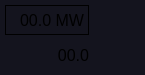
      <widget class="QFrame" name="status_TCAV0_3">
       <property name="geometry">
        <rect>
         <x>145</x>
         <y>280</y>
         <width>145</width>
         <height>60</height>
        </rect>
       </property>
       <property name="font">
        <font>
         <pointsize>12</pointsize>
        </font>
       </property>
       <property name="styleSheet">
        <string notr="true">background-color: rgb(20, 20, 30);</string>
       </property>
       <property name="frameShape">
        <enum>QFrame::NoFrame</enum>
       </property>
       <property name="frameShadow">
        <enum>QFrame::Plain</enum>
       </property>
       <layout class="QGridLayout" name="gridLayout_16">
        <property name="leftMargin">
         <number>5</number>
        </property>
        <property name="topMargin">
         <number>5</number>
        </property>
        <property name="rightMargin">
         <number>5</number>
        </property>
        <property name="bottomMargin">
         <number>5</number>
        </property>
        <property name="spacing">
         <number>5</number>
        </property>
        <item row="0" column="0">
         <widget class="PyDMLabel" name="pwr_gun_9">
          <property name="font">
           <font>
            <pointsize>12</pointsize>
           </font>
          </property>
          <property name="toolTip">
           <string/>
          </property>
          <property name="styleSheet">
           <string notr="true">PyDMLabel {
  border-radius: 2px;
}
PyDMLabel[alarmSensitiveBorder=&quot;true&quot;][alarmSeverity=&quot;0&quot;] {
  background-color: rgb(0,0,10);
  color: rgb(144,194,255);
}
PyDMLabel[alarmSensitiveBorder=&quot;true&quot;][alarmSeverity=&quot;1&quot;] {
  background-color: rgb(0,0,10);
  color: rgb(255,255,0);
}

PyDMLabel[alarmSensitiveBorder=&quot;true&quot;][alarmSeverity=&quot;2&quot;] {
  background-color: rgb(255,0,0);
  color: rgb(255,255,255);
}

PyDMLabel[alarmSensitiveBorder=&quot;true&quot;][alarmSeverity=&quot;3&quot;] {
  background-color: rgb(192,0,255);
  color: rgb(255,255,0);
}

PyDMLabel[alarmSensitiveBorder=&quot;true&quot;][alarmSeverity=&quot;4&quot;] {
  color: rgb(218,218,218);
  background-color: rgb(25,25,25);
}</string>
          </property>
          <property name="frameShape">
           <enum>QFrame::Box</enum>
          </property>
          <property name="frameShadow">
           <enum>QFrame::Plain</enum>
          </property>
          <property name="text">
           <string>00.0 MW</string>
          </property>
          <property name="alignment">
           <set>Qt::AlignRight|Qt::AlignTrailing|Qt::AlignVCenter</set>
          </property>
          <property name="margin">
           <number>3</number>
          </property>
          <property name="precision" stdset="0">
           <number>1</number>
          </property>
          <property name="showUnits" stdset="0">
           <bool>true</bool>
          </property>
          <property name="precisionFromPV" stdset="0">
           <bool>false</bool>
          </property>
          <property name="alarmSensitiveContent" stdset="0">
           <bool>false</bool>
          </property>
          <property name="alarmSensitiveBorder" stdset="0">
           <bool>true</bool>
          </property>
          <property name="PyDMToolTip" stdset="0">
           <string/>
          </property>
          <property name="channel" stdset="0">
           <string>ACCL:LI10:51:POWER_W0CH0</string>
          </property>
          <property name="enableRichText" stdset="0">
           <bool>false</bool>
          </property>
         </widget>
        </item>
        <item row="0" column="2">
         <widget class="PyDMByteIndicator" name="PyDMByteIndicator_25">
          <property name="minimumSize">
           <size>
            <width>20</width>
            <height>30</height>
           </size>
          </property>
          <property name="maximumSize">
           <size>
            <width>20</width>
            <height>30</height>
           </size>
          </property>
          <property name="toolTip">
           <string/>
          </property>
          <property name="channel" stdset="0">
           <string>KLYS:LI10:51:AFBST</string>
          </property>
          <property name="offColor" stdset="0">
           <color>
            <red>255</red>
            <green>0</green>
            <blue>0</blue>
           </color>
          </property>
          <property name="showLabels" stdset="0">
           <bool>false</bool>
          </property>
          <property name="circles" stdset="0">
           <bool>true</bool>
          </property>
         </widget>
        </item>
        <item row="1" column="2">
         <widget class="PyDMByteIndicator" name="PyDMByteIndicator_26">
          <property name="minimumSize">
           <size>
            <width>20</width>
            <height>30</height>
           </size>
          </property>
          <property name="maximumSize">
           <size>
            <width>20</width>
            <height>30</height>
           </size>
          </property>
          <property name="toolTip">
           <string/>
          </property>
          <property name="channel" stdset="0">
           <string>KLYS:LI10:51:PFBST</string>
          </property>
          <property name="offColor" stdset="0">
           <color>
            <red>255</red>
            <green>0</green>
            <blue>0</blue>
           </color>
          </property>
          <property name="showLabels" stdset="0">
           <bool>false</bool>
          </property>
          <property name="circles" stdset="0">
           <bool>true</bool>
          </property>
         </widget>
        </item>
        <item row="0" column="3">
         <widget class="PyDMByteIndicator" name="PyDMByteIndicator_27">
          <property name="minimumSize">
           <size>
            <width>20</width>
            <height>30</height>
           </size>
          </property>
          <property name="maximumSize">
           <size>
            <width>20</width>
            <height>30</height>
           </size>
          </property>
          <property name="toolTip">
           <string/>
          </property>
          <property name="channel" stdset="0">
           <string>KLYS:LI10:51:SFB_PDIS</string>
          </property>
          <property name="offColor" stdset="0">
           <color>
            <red>255</red>
            <green>0</green>
            <blue>0</blue>
           </color>
          </property>
          <property name="showLabels" stdset="0">
           <bool>false</bool>
          </property>
          <property name="circles" stdset="0">
           <bool>true</bool>
          </property>
         </widget>
        </item>
        <item row="1" column="0">
         <widget class="PyDMLabel" name="phi_gun_10">
          <property name="font">
           <font>
            <pointsize>12</pointsize>
           </font>
          </property>
          <property name="toolTip">
           <string/>
          </property>
          <property name="styleSheet">
           <string notr="true">PyDMLabel {
  border-radius: 2px;
}
PyDMLabel[alarmSensitiveBorder=&quot;true&quot;][alarmSeverity=&quot;0&quot;] {
  background-color: rgb(0,0,10);
  color: rgb(144,194,255);
}
PyDMLabel[alarmSensitiveBorder=&quot;true&quot;][alarmSeverity=&quot;1&quot;] {
  background-color: rgb(0,0,10);
  color: rgb(255,255,0);
}

PyDMLabel[alarmSensitiveBorder=&quot;true&quot;][alarmSeverity=&quot;2&quot;] {
  background-color: rgb(255,0,0);
  color: rgb(255,255,255);
}

PyDMLabel[alarmSensitiveBorder=&quot;true&quot;][alarmSeverity=&quot;3&quot;] {
  background-color: rgb(192,0,255);
  color: rgb(255,255,0);
}

PyDMLabel[alarmSensitiveBorder=&quot;true&quot;][alarmSeverity=&quot;4&quot;] {
  color: rgb(218,218,218);
  background-color: rgb(25,25,25);
}</string>
          </property>
          <property name="text">
           <string>00.0</string>
          </property>
          <property name="alignment">
           <set>Qt::AlignRight|Qt::AlignTrailing|Qt::AlignVCenter</set>
          </property>
          <property name="margin">
           <number>3</number>
          </property>
          <property name="precision" stdset="0">
           <number>1</number>
          </property>
          <property name="showUnits" stdset="0">
           <bool>false</bool>
          </property>
          <property name="precisionFromPV" stdset="0">
           <bool>false</bool>
          </property>
          <property name="alarmSensitiveContent" stdset="0">
           <bool>true</bool>
          </property>
          <property name="alarmSensitiveBorder" stdset="0">
           <bool>true</bool>
          </property>
          <property name="PyDMToolTip" stdset="0">
           <string/>
          </property>
          <property name="channel" stdset="0">
           <string>ACCL:LI10:51:PHASE_W0CH0</string>
          </property>
          <property name="enableRichText" stdset="0">
           <bool>false</bool>
          </property>
         </widget>
        </item>
        <item row="1" column="3">
         <widget class="PyDMByteIndicator" name="PyDMByteIndicator_28">
          <property name="minimumSize">
           <size>
            <width>20</width>
            <height>30</height>
           </size>
          </property>
          <property name="maximumSize">
           <size>
            <width>20</width>
            <height>30</height>
           </size>
          </property>
          <property name="toolTip">
           <string/>
          </property>
          <property name="channel" stdset="0">
           <string>KLYS:LI10:51:SFB_ADIS</string>
          </property>
          <property name="offColor" stdset="0">
           <color>
            <red>255</red>
            <green>0</green>
            <blue>0</blue>
           </color>
          </property>
          <property name="showLabels" stdset="0">
           <bool>false</bool>
          </property>
          <property name="circles" stdset="0">
           <bool>true</bool>
          </property>
         </widget>
        </item>
        <item row="0" column="1">
         <spacer name="horizontalSpacer_8">
          <property name="orientation">
           <enum>Qt::Horizontal</enum>
          </property>
          <property name="sizeType">
           <enum>QSizePolicy::Minimum</enum>
          </property>
          <property name="sizeHint" stdset="0">
           <size>
            <width>1</width>
            <height>20</height>
           </size>
          </property>
         </spacer>
        </item>
       </layout>
      </widget>
